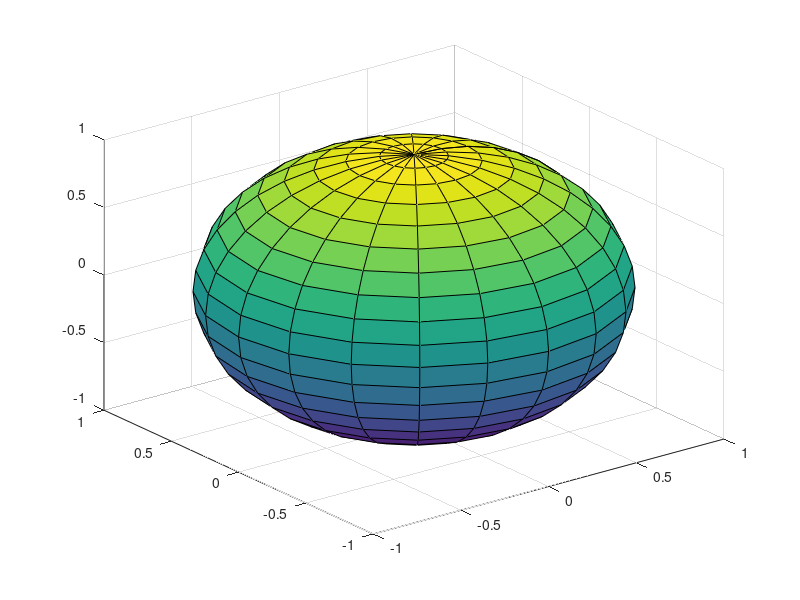

Reproduce this figure in MATLAB. (Note: this script raises an error after producing the figure.)
%%% gen QUV from AM and phase with adding noise
%%% set the SNR to add the noise
%%% figure 5-1: result will change due to stochastic processes
%
% 说明：
% 本脚本在 Poincaré 球（单位 QUV 球）上生成一组带噪声的 Stokes 向量（QUV），
% 模拟随层累积的小相位旋转，并通过局部窗口拟合计算局部光轴（LA）和相位延迟（phase retardation），
% 最后将结果可视化并保存为图片和 FIG 文件。
%
% 主要步骤概览：
% 1) 初始化绘图（单位球）
% 2) 定义背景光轴（LA）
% 3) 生成以 p1 为中心的带高斯角噪点云（调用 generatePointsOnSphereSurface）
% 4) 对每个点施加累积相位旋转以模拟层间相位变化
% 5) 对数据做平滑处理并用滑动窗口调用 cumLAphr 计算局部 LA 与相位
% 6) 将结果绘制并保存到 output 文件夹

%% define the start point in PoinCare sphere
close all; clear; clc;
fig = figure; % 创建绘图窗口句柄，后面用于保存

% 绘制单位球作为 Poincaré 球的可视化参考
[X, Y, Z] = sphere(20);
SS = surf(X, Y, Z);
SS.FaceAlpha = 0.05; % 球体透明度
SS.EdgeAlpha = 0.05; % 网格线透明度
xlim([-1.1 1.1])
axis equal
xlabel('Q')
ylabel('U')
zlabel('V')
grid on; hold on

% LA BG: 背景线性偏振轴（作为旋转轴参考）
a1 = [1 0 0];
a1 = a1 / sqrt(sum(a1.^2));


% slab 1 stokes: 设置每层的小相位累积值（弧度）
phr1 = pi/40; % 每层的相位增量，用于模拟累积相位

% 目标方向 p1（作为点云中心）并归一化
p1 = [0 1 0];
p1 = p1 / sqrt(sum(p1.^2));
Np = 100; % 生成点数

% 生成以 p1 为中心、角扰动标准差为 0.2 的球面点云
p_slab1_awgn = generatePointsOnSphereSurface(Np, p1, 0.2);

% 构造一个以原始点为起点，并逐点按背景轴 a1 施加累积旋转的点集合
% 注意：这里先把第一个点复制为初始化，然后在循环中追加旋转后的点
p_slab1_awgn_rotBG(1, :) = p_slab1_awgn(1, :);
for i = 1:Np
    inpp = p_slab1_awgn(i, :);
    % 使用 rotationVectorToMatrix 对向量做旋转：旋转向量为 i*phr1*a1
    outp = rotationVectorToMatrix(i * phr1 * a1) * inpp';
    p_slab1_awgn_rotBG = [p_slab1_awgn_rotBG; outp'];
end

% 绘制原始（带噪）点与经累积相位旋转后的点，便于比较
plot3(p_slab1_awgn(:, 1), p_slab1_awgn(:, 2), p_slab1_awgn(:, 3), 'or', 'markersize', 3)
plot3(p_slab1_awgn_rotBG(:, 1), p_slab1_awgn_rotBG(:, 2), p_slab1_awgn_rotBG(:, 3), 'sb', 'markersize', 3)
%% fit LA (局部拟合光轴并计算相位延迟)
avgNum = 5; % 滑动窗口大小：用于局部拟合

% 对原始点和旋转后点分别做平滑处理以降低噪声（高斯滤波窗口长度不同）
p_slab1_awgn_smooth = smoothdata(p_slab1_awgn, 1, 'gaussian', 10);
p_slab1_awgn_smooth1 = smoothdata(p_slab1_awgn, 1, 'gaussian', 10);
% 归一化平滑后的向量，确保仍在单位球上
p_slab1_awgn_smooth1 = p_slab1_awgn_smooth1 ./ sqrt(sum(p_slab1_awgn_smooth1.^2, 2));
plot3(p_slab1_awgn_smooth1(:, 1), p_slab1_awgn_smooth1(:, 2), p_slab1_awgn_smooth1(:, 3), 'sm', 'markersize', 3)

% 对旋转后的点序列进行更强的平滑处理（用于对比）
p_slab1_awgn_rotBG_smooth = smoothdata(p_slab1_awgn_rotBG, 1, 'gaussian', 80);
p_slab1_awgn_rotBG_smooth1 = smoothdata(p_slab1_awgn_rotBG, 1, 'gaussian', 30);
p_slab1_awgn_rotBG_smooth1 = p_slab1_awgn_rotBG_smooth1 ./ sqrt(sum(p_slab1_awgn_rotBG_smooth1.^2, 2));
plot3(p_slab1_awgn_rotBG_smooth1(:, 1), p_slab1_awgn_rotBG_smooth1(:, 2), p_slab1_awgn_rotBG_smooth1(:, 3), 'sk-', 'markersize', 3)
% 归一化备用平滑结果
p_slab1_awgn_rotBG_smooth = p_slab1_awgn_rotBG_smooth ./ sqrt(sum(p_slab1_awgn_rotBG_smooth.^2, 2));

% 使用滑动窗口对邻近点做局部平面拟合和相位计算
for i = 1:Np - avgNum
    % 对四类数据：原始、旋转后、原始平滑、旋转后平滑，分别计算 LA 和相位
    [LAcum_raw, phr_raw] = cumLAphr(p_slab1_awgn(i:i + avgNum, :));
    [LAcum_rot, phr_rot] = cumLAphr(p_slab1_awgn_rotBG(i:i + avgNum, :));
    [LAcum_raw_sm, phr_raw_sm] = cumLAphr(p_slab1_awgn_smooth(i:i + avgNum, :));
    [LAcum_rot_sm, phr_rot_sm] = cumLAphr(p_slab1_awgn_rotBG_smooth(i:i + avgNum, :));

    % 绘制局部 LA 方向（作为短线段）以便可视化光轴方向
    if LAcum_raw_sm(2) > 0
        plot3([-LAcum_raw_sm(1), LAcum_raw_sm(1)], [-LAcum_raw_sm(2), LAcum_raw_sm(2)], [-LAcum_raw_sm(3), LAcum_raw_sm(3)], 'r-', 'linewidth', 0.1)
    else
        plot3([-LAcum_raw_sm(1), LAcum_raw_sm(1)], [-LAcum_raw_sm(2), LAcum_raw_sm(2)], [-LAcum_raw_sm(3), LAcum_raw_sm(3)], 'r-', 'linewidth', 0.1)
    end
    plot3([-LAcum_rot_sm(1), LAcum_rot_sm(1)], [-LAcum_rot_sm(2), LAcum_rot_sm(2)], [-LAcum_rot_sm(3), LAcum_rot_sm(3)], 'b-', 'linewidth', 0.1)

    % 将每个窗口结果保存到数组，便于后续统计或导出
    LAcums_raw(i, :) = LAcum_raw;
    LAcums_rot(i, :) = LAcum_rot;
    LAcums_raw_sm(i, :) = LAcum_raw_sm;
    LAcums_rot_sm(i, :) = LAcum_rot_sm;
    phrs_raw(i, :) = phr_raw;
    phrs_rot(i, :) = phr_rot;
    phrs_raw_sm(i, :) = phr_raw_sm;
    phrs_rot_sm(i, :) = phr_rot_sm;
end


%% 



function [LAcum, phR] = cumLAphr(planeData)
% cumLAphr - 在一个局部窗口的 QUV 点上拟合平面并计算局部光轴（LA）与相位延迟
%
% 输入:
%   planeData : M x 3 矩阵，M = Avnum+1，表示连续层的 QUV 向量（每行是 [Q U V]）
% 输出:
%   LAcum : 1x3 局部光轴（平面法向量，已归一化）
%   phR : 标量，相邻层之间的相位延迟估计（弧度）
%
% 方法概述：
% 1) 若数据包含非法值（如 Q 等于 0）则直接返回 0，以跳过该窗口
% 2) 对窗口中的点做去均值化后进行 SVD，第三列特征向量对应拟合平面的法向量
% 3) 对法向量的符号进行检查并修正（因为 SVD 得到的特征向量方向不唯一）
% 4) 计算每对相邻层的切向量（cross(Sin, LA)）并用它们的夹角的中位数来估计总体相位延迟

Avnum = size(planeData, 1) - 1; % 注意 planeData 行数 = Avnum+1

% 把 Q U V 分开便于处理
x1 = squeeze(planeData(:, 1));
y1 = squeeze(planeData(:, 2));
z1 = squeeze(planeData(:, 3));

% 检查是否存在 0 值（这里的 x1==0 意味着 Q 分量全部为 0 或存在 0）
nx = sum(sum(x1 == 0));
if x1 == 0 | nx > 0 % 如果 Q 分量有问题则跳过计算
    LAcum(1:3) = 0;
    phR = 0;
    return
end

% 去除窗口均值：把点云中心化以便进行 SVD 平面拟合
centeredPlane = planeData - mean(planeData);

% 用 SVD 对中心化点做拟合，第三列特征向量（V1(:,3)）为最小奇异值对应的方向，即平面法向量
[~, ~, V1] = svd(centeredPlane);
a1 = V1(1, 3);
b1 = V1(2, 3);
c1 = V1(3, 3);

% 归一化法向量分量，防止数值问题
normFactor = sqrt(a1.^2 + b1.^2 + c1.^2);
if normFactor ~= 0
    a1 = a1 ./ normFactor;
    b1 = b1 ./ normFactor;
    c1 = c1 ./ normFactor;
else
    a1 = 0; b1 = 0; c1 = 0;
end
% 防止 NaN（当 normFactor 为 0 或非常小时）
a1(isnan(a1)) = 0; b1(isnan(b1)) = 0; c1(isnan(c1)) = 0;

% check the axis orientation and reverse **十分重要
% SVD 得到的特征向量方向不确定（可正可负），需要用窗口首尾点判断方向是否反向
Sin1 = [x1(1), y1(1), z1(1)];
if x1(1) == 0
    % 如果第一个点的 Q 分量为 0，则使用第二个点作为起点参考
    Sin1 = [x1(2), y1(2), z1(2)];
end
Sout1 = [x1(Avnum), y1(Avnum), z1(Avnum)];
ax = [a1, b1, c1];

% 计算 Sin1 在 ax 上的投影并得到垂直分量，用于构造两个切向量
dd1 = dot(Sin1, ax);
SS1 = Sin1 - dd1 * ax; % Sin1 在平面上的分量

dd2 = dot(Sout1, ax);
SS2 = Sout1 - dd2 * ax; % Sout1 在平面上的分量

% 通过 cross(SS1, SS2) 与 ax 的点积判断方向
dd3 = cross(SS1, SS2);
dd4 = dot(dd3, ax);
if dd4 < 0
    % 如果方向不一致，需翻转法向量符号，使方向与点序列的“手性”一致
    a1 = -a1; b1 = -b1; c1 = -c1;
end
LAcum = [a1, b1, c1]; % 返回局部光轴（单位向量）

% cal phase retardation：对每对相邻层计算切向量之间的夹角余弦
val3 = zeros(1, Avnum); % 预分配以防未定义索引
for k = 1:Avnum
    Sin = [x1(k), y1(k), z1(k)];
    A = [a1, b1, c1];
    Sout = [x1(k + 1), y1(k + 1), z1(k + 1)];
    val1 = cross(Sin, A); % 切向量（Sin 在平面上的切向量）
    lval1 = sqrt(sum(val1 .^ 2));
    val2 = cross(Sout, A);
    lval2 = sqrt(sum(val2 .^ 2));
    if (lval1 == 0) || (lval2 == 0)
        val3(k) = 0; % 若任一切向量为 0（点与光轴共线），则无法计算夹角，置 0
    else
        % 两个切向量的点积除模长得到夹角余弦
        val3(k) = dot(val1, val2) / lval1 / lval2;
    end
    % 数值稳定：将余弦限制在 [-1, 1]
    val3(k) = max([val3(k), -1]);
    val3(k) = min([val3(k), 1]);
end

% 采用中位数以抑制离群值的影响，然后取 acos 得到相位延迟
phR = acos(median(val3));
end


function points_rot = generatePointsOnSphereSurface(numPoints, A, B)
% generatePointsOnSphereSurface - 在单位球面上围绕方向 A 生成带高斯角噪的点
%
% 输入：
%   numPoints - 生成点数（可选，默认 100）
%   A - 目标方向（三元向量），点云将以该方向为中心分布
%   B - 噪声标准差（以弧度为单位，用于生成小角度扰动）
% 输出：
%   points_rot - numPoints x 3 矩阵，返回在单位球面上的点坐标（每行是一个 [Q U V] 向量）
%
% 实现思路（两步变换）：
% 1) 先在北极方向 A0=[0 0 1] 周围生成一组小角度扰动点（扰动轴由随机 theta 决定）
% 2) 把这些扰动点整体绕某旋转轴 LA 旋转 Theta，使其基准方向从 A0 映射到目标方向 A

if nargin == 0
    numPoints = 100;
    A = [1 1 0];
    B = 0.2;
end

% 归一化目标方向，保证为单位向量
A = A / sqrt(sum(A .^ 2));

% 角偏移：每个点一个小的高斯随机角度（弧度）
disRad = B * randn(numPoints, 1); % normal distribution of small-angle perturbations
theta = 2 * pi * rand(numPoints, 1); % 环向角，用于生成不同方向的扰动轴

% 基准方向（北极），我们先在其附近生成扰动点再整体映射到 A
A0 = [0 0 1];
points = zeros(numPoints, 3); % 预分配，避免循环内动态扩展
for i = 1:numPoints
    % 构造一个与 A0 不同的随机参考向量 A1（保证不会与 A0 平行）
    A1 = [sin(theta(i)), cos(theta(i)), 1];
    orth = cross(A0, A1);
    % 若 orth 为 0 则跳过归一化（理论上 A1 不应与 A0 共线，但增加健壮性）
    if norm(orth) == 0
        orth = [1 0 0];
    else
        orth = orth / norm(orth);
    end
    % 使用 rotationVectorToMatrix 将 z 轴点小幅度旋转到扰动方向
    points(i, :) = (rotationVectorToMatrix(disRad(i) * orth) * [0 0 1]')';
end

% 计算把 A0 旋转到目标 A 所需的旋转角 Theta 与旋转轴 LA
% 注意：当 A 与 A0 平行时，LA 可能为 0 向量，需处理
Theta = acos(dot(A, A0));
LA = cross(A, A0);
normLA = sqrt(sum(LA .^ 2));
if normLA == 0
    % A 与 A0 平行或反向：旋转轴不可定义，直接把 points 作为最终结果（或对反向做 180° 旋转）
    points_rot = points;
    if dot(A, A0) < 0
        % A 与 A0 反向：需要绕任一垂直轴旋转 pi（180度）
        % 这里选择 x 轴作为旋转轴
        R = rotationVectorToMatrix(pi * [1 0 0]);
        points_rot = (R * points')';
    end
    return
end
LA = LA / normLA; % 归一化旋转轴

% 将北极扰动点整体旋转到以 A 为中心的分布
points_rot = zeros(numPoints, 3); % 预分配输出
for j = 1:numPoints
    inp = points(j, :);
    outp = rotationVectorToMatrix(Theta * LA) * inp';
    points_rot(j, :) = outp';
end
end

% 增加输出路径控制
outputPath = fullfile(pwd, 'output'); % 默认输出路径为当前目录下的 output 文件夹
if ~exist(outputPath, 'dir')
    mkdir(outputPath); % 如果路径不存在，则创建
end

% 保存图形
saveas(fig, fullfile(outputPath, 'figure5_1.png')); % 保存为 PNG 格式
savefig(fig, fullfile(outputPath, 'figure5_1.fig')); % 保存为 MATLAB FIG 格式